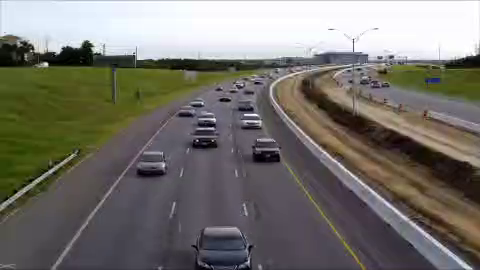
#> input picture frame 8 of video.mp4, 480 x 270 px
$ python backgroundSubtraction.py
#> lines starting #> are read from the running program, lines starting #| are printed output that depends on the picture; after the words box and inside, x2 and y2 are one past the last pixel; in counts of white or black regions, pixels touching at a corner belong together
from __future__ import print_function
import cv2 as cv
import argparse

parser = argparse.ArgumentParser(description='This program shows how to use background subtraction methods provided by \
                                              OpenCV. You can process both videos and images.')
parser.add_argument('--input', type=str, help='Path to a video or a sequence of image.', default='video.mp4')
parser.add_argument('--algo', type=str, help='Background subtraction method (KNN, MOG2).', default='MOG2')
args = parser.parse_args()

## [create]
#create Background Subtractor objects
if args.algo == 'MOG2':
    backSub = cv.createBackgroundSubtractorMOG2()
else:
    backSub = cv.createBackgroundSubtractorKNN()
## [create]

## [capture]
capture = cv.VideoCapture(cv.samples.findFileOrKeep(args.input))
if not capture.isOpened:
    print('Unable to open: ' + args.input)
    exit(0)
## [capture]

while True:
    ret, frame = capture.read()
#> frame is the input picture: shape (270, 480, 3); mean B, G, R 108.9, 115.2, 118.2
    if frame is None:
        break

    ## [apply]
    #update the background model
    fgMask = backSub.apply(frame)
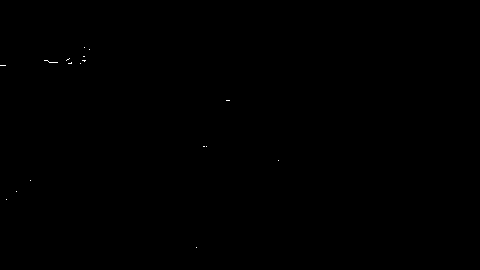
#> fgMask: shape (270, 480); values 127 (black) and 255 (white), 0.04% white in thin lines or dots, all inside (x1, y1, x2, y2) = (0, 47, 279, 248)
    ## [apply]

    ## [display_frame_number]
    #get the frame number and write it on the current frame
    cv.rectangle(frame, (10, 2), (100,20), (255,255,255), -1)
#> frame: shape (270, 480, 3); 1.33% of pixels changed, all inside (x1, y1, x2, y2) = (10, 2, 101, 21)
    cv.putText(frame, str(capture.get(cv.CAP_PROP_POS_FRAMES)), (15, 15),
               cv.FONT_HERSHEY_SIMPLEX, 0.5 , (0,0,0))
#> frame: shape (270, 480, 3); mean B, G, R 108.8, 115.3, 118.4
    ## [display_frame_number]

    ## [show]
    #show the current frame and the fg masks
    cv.imshow('Frame', frame)
    cv.imshow('FG Mask', fgMask)
    ## [show]

    keyboard = cv.waitKey(30)
#> (key Esc is pressed here)
    if keyboard == 'q' or keyboard == 27:
        break
